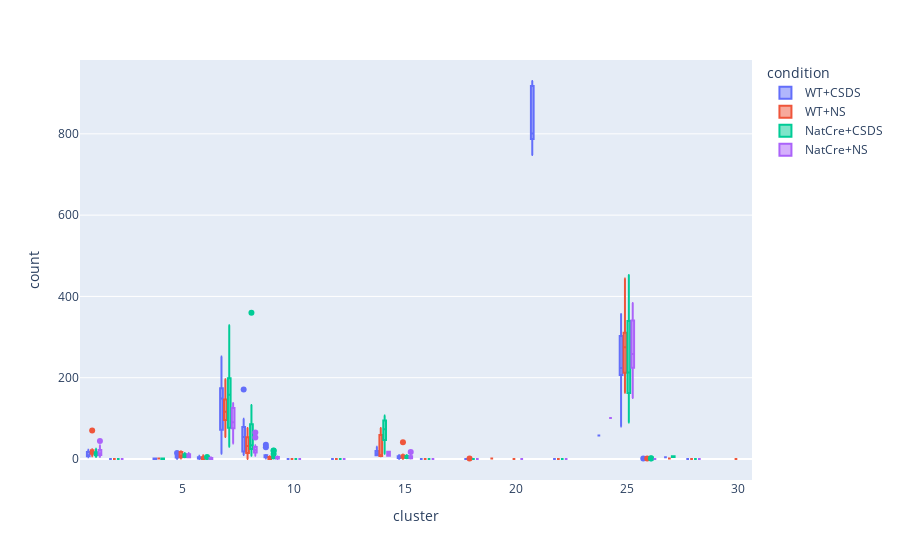

Here is the notebook cell this chart was saved with:
### Code cell
px.box(data_frame=Prediction_per_cond_df, x='cluster', y='count', color='condition')

### Figure 1 — Plotly figure (JSON) as saved in the notebook; plotly's stock layout.template omitted (floating-point values rounded to 4 significant figures; data arrays with more than 128 entries replaced by an {"elided": "..."} marker saying what was removed)
{"data": [{"alignmentgroup": "True", "hovertemplate": "condition=WT+CSDS<br>cluster=%{x}<br>count=%{y}<extra></extra>", "legendgroup": "WT+CSDS", "marker": {"color": "#636efa"}, "name": "WT+CSDS", "notched": false, "offsetgroup": "WT+CSDS", "orientation": "v", "showlegend": true, "type": "box", "x": {"elided": "184 int values"}, "x0": " ", "xaxis": "x", "y": {"elided": "184 int values"}, "y0": " ", "yaxis": "y"}, {"alignmentgroup": "True", "hovertemplate": "condition=WT+NS<br>cluster=%{x}<br>count=%{y}<extra></extra>", "legendgroup": "WT+NS", "marker": {"color": "#EF553B"}, "name": "WT+NS", "notched": false, "offsetgroup": "WT+NS", "orientation": "v", "showlegend": true, "type": "box", "x": {"elided": "176 int values"}, "x0": " ", "xaxis": "x", "y": {"elided": "176 int values"}, "y0": " ", "yaxis": "y"}, {"alignmentgroup": "True", "hovertemplate": "condition=NatCre+CSDS<br>cluster=%{x}<br>count=%{y}<extra></extra>", "legendgroup": "NatCre+CSDS", "marker": {"color": "#00cc96"}, "name": "NatCre+CSDS", "notched": false, "offsetgroup": "NatCre+CSDS", "orientation": "v", "showlegend": true, "type": "box", "x": {"elided": "209 int values"}, "x0": " ", "xaxis": "x", "y": {"elided": "209 int values"}, "y0": " ", "yaxis": "y"}, {"alignmentgroup": "True", "hovertemplate": "condition=NatCre+NS<br>cluster=%{x}<br>count=%{y}<extra></extra>", "legendgroup": "NatCre+NS", "marker": {"color": "#ab63fa"}, "name": "NatCre+NS", "notched": false, "offsetgroup": "NatCre+NS", "orientation": "v", "showlegend": true, "type": "box", "x": {"elided": "192 int values"}, "x0": " ", "xaxis": "x", "y": {"elided": "192 int values"}, "y0": " ", "yaxis": "y"}], "layout": {"boxmode": "group", "legend": {"title": {"text": "condition"}, "tracegroupgap": 0}, "margin": {"t": 60}, "xaxis": {"anchor": "y", "domain": [0, 1], "title": {"text": "cluster"}}, "yaxis": {"anchor": "x", "domain": [0, 1], "title": {"text": "count"}}}}
